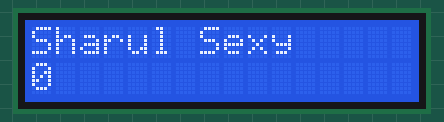
Recording of a sketch running on a simulated Arduino Uno, built with avr-gcc and run on an emulated ATmega328P. On the bench: 16×2 character LCD.

Above: at 0.1 s.
At 4.1 s:
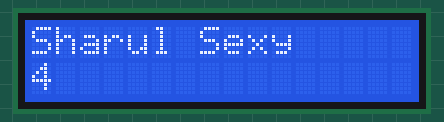
At 9.1 s:
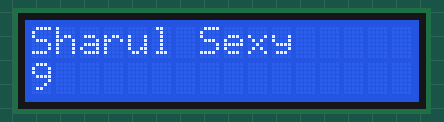
At 19.1 s:
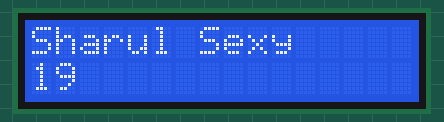
At 29.1 s:
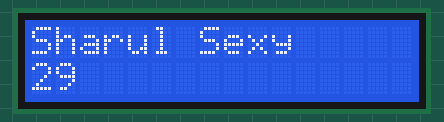
At 39.1 s:
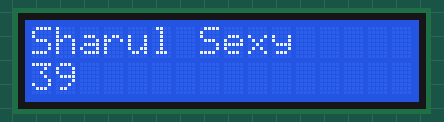

Measured:
- what the display in image 1 shows lasts 1.0 s, from 4.0 s to 5.0 s

The sketch:

lcd.ino
```cpp
#include <Arduino.h>
#include <LiquidCrystal.h>

// initialize the library by associating any needed LCD interface pin
// with the arduino pin number it is connected to
const int rs = 13, en = 12, d4 = 4, d5 = 5, d6 = 6, d7 = 7;
LiquidCrystal lcd(rs, en, d4, d5, d6, d7);

void setup()
{
    // set up the LCD's number of columns and rows:
    lcd.begin(16, 2);
    lcd.setCursor(0, 0);
    // Print a message to the LCD.
    lcd.print("Sharul Sexy");
}

void loop()
{
    // set the cursor to column 0, line 1
    // (note: line 1 is the second row, since counting begins with 0):
    lcd.setCursor(0, 1);
    // print the number of seconds since reset:
    lcd.print(millis() / 1000);
}
```
